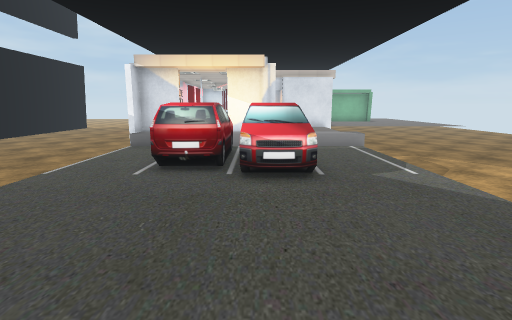
[1] (above)

24 first-person views from a walk through a Unity game level. The camera is 1.5 m above the floor, tilts 10° down and sees 80° across. Doors are open. The floor is counted in squares, 1 m on a side. Each view is taken from the middle of a square. On the plan, view 1 faces up. The plan holds only what a view shows up to about 15 squares ahead; the rest is blank. The place goes on beyond the plan. The player character is not drawn. Some animated figures are not drawn. Some surface patterns are stand-ins.

[2]
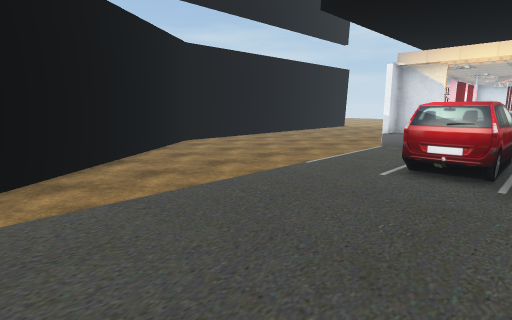

[3]
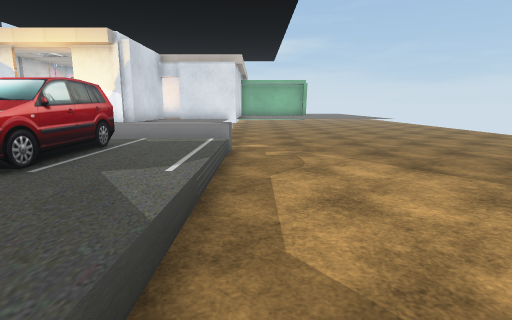

[4]
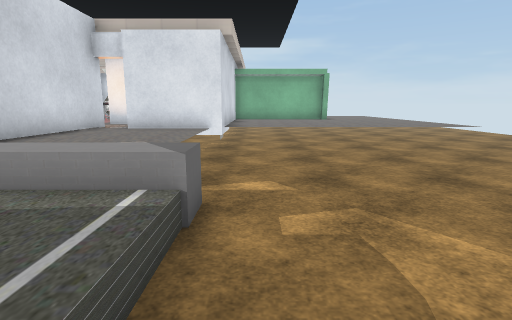

[5]
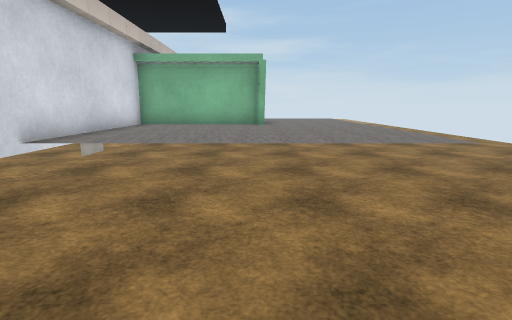

[6]
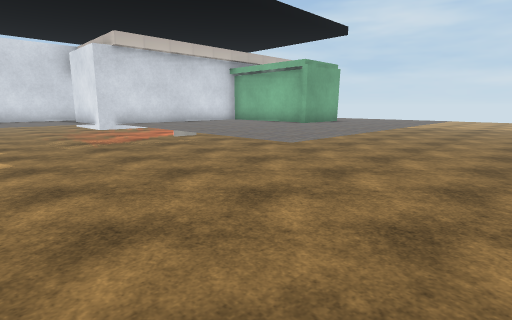

[7]
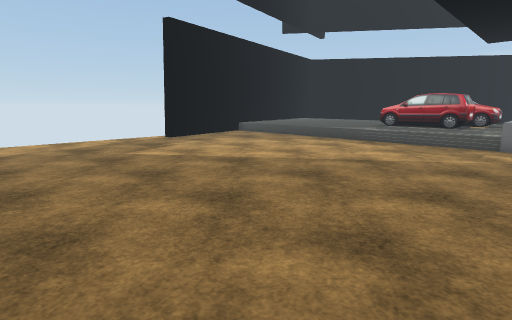

[8]
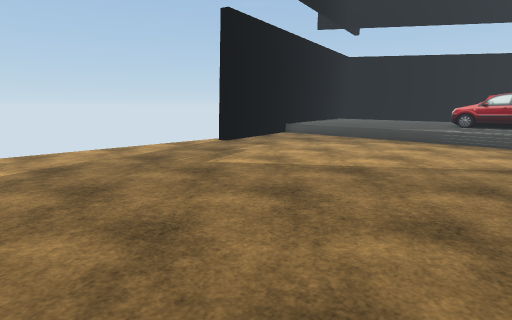

[9]
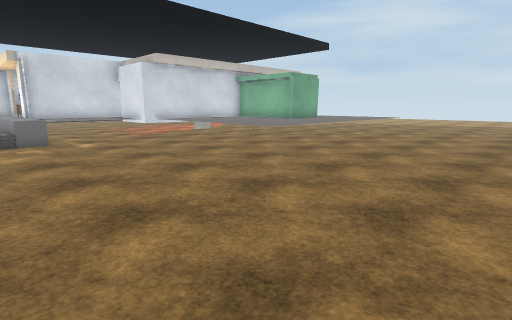

[10]
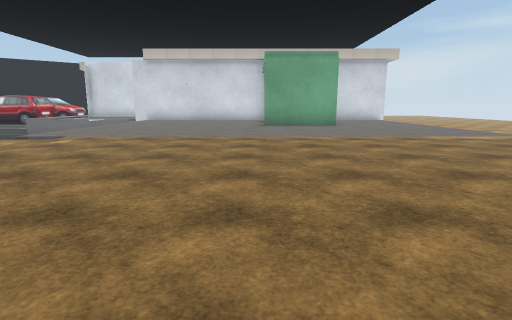

[11]
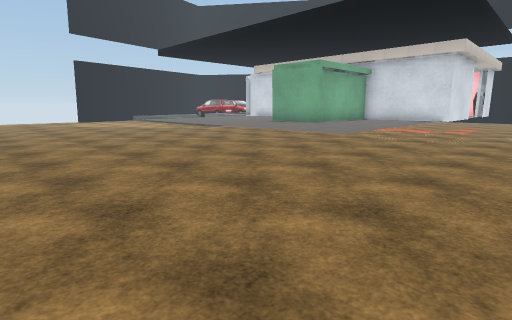

[12]
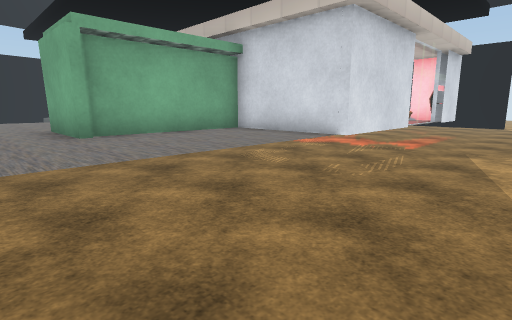

[13]
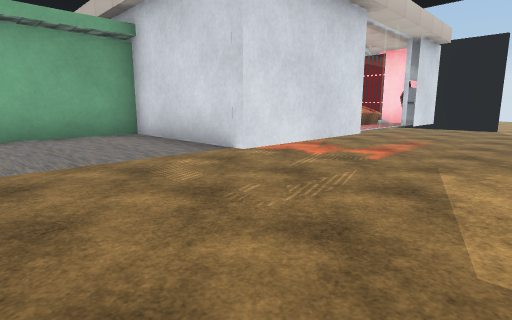

[14]
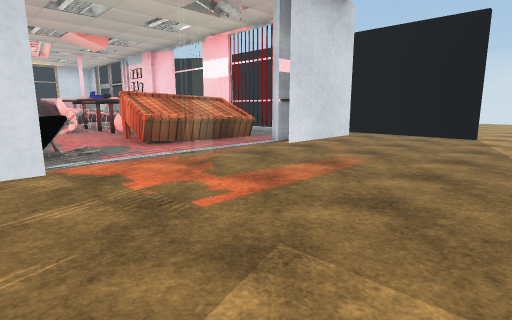

[15]
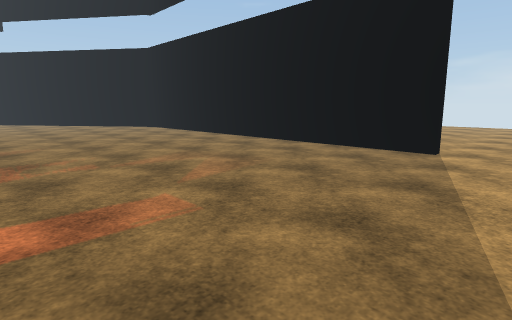

[16]
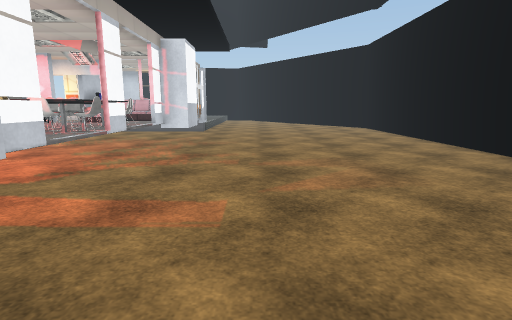

[17]
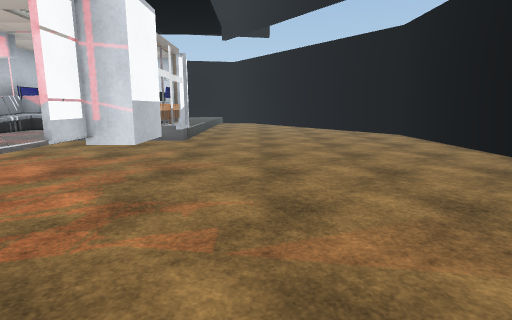

[18]
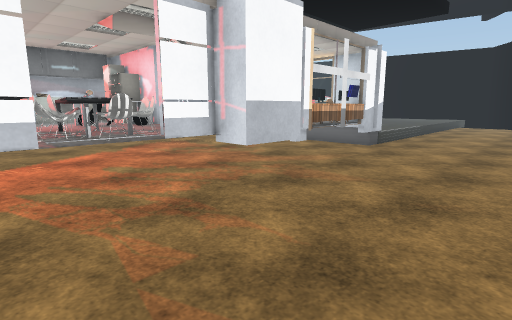

[19]
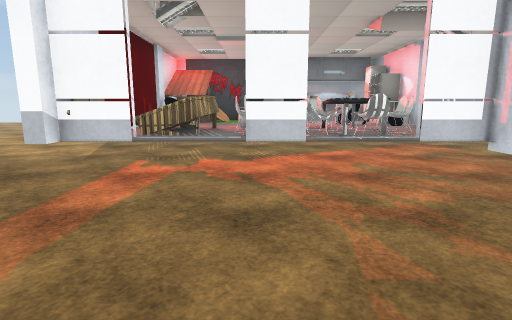

[20]
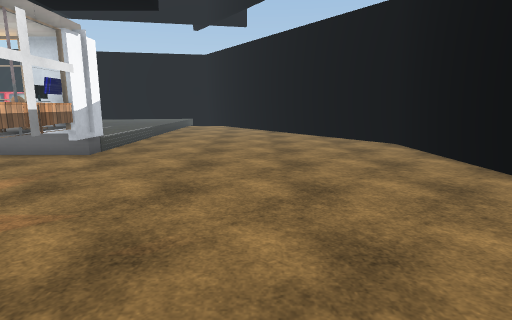

[21]
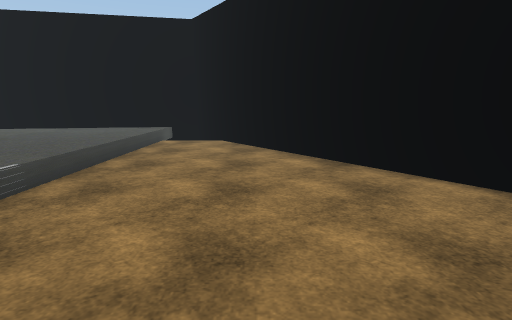

[22]
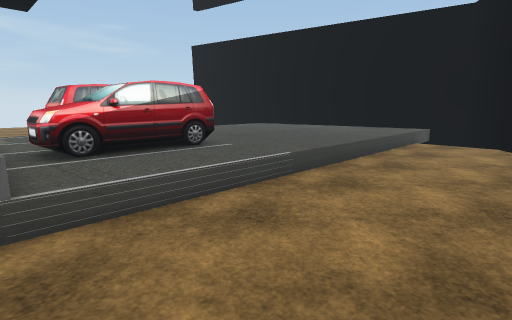

[23]
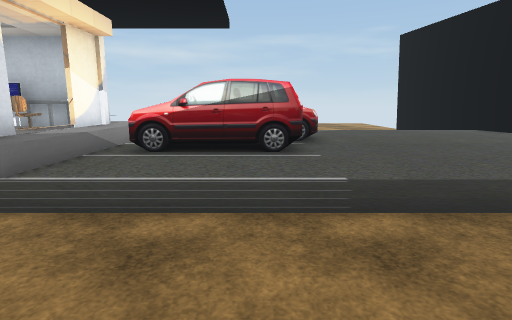

[24]
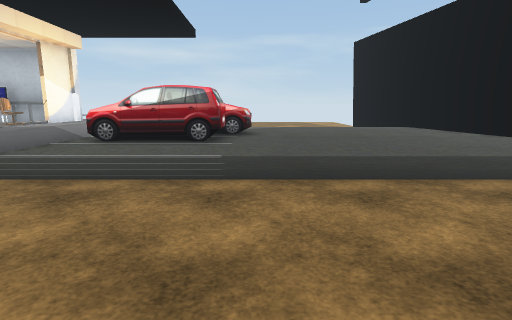

### Floor plan
Key: @ floor where view 1 was taken; # wall or solid block; x gap in a wall; . main floor; : floor 0.5 m higher than the main floor; + floor 1 m higher than the main floor; / step, stairs or slope; D open door; = window, fence, low wall or low ledge; ^ raised ledge; v drop or lower ground; C chair; T table; H thing the floor can be seen under or through; F fridge; M monitor; E desk; B box; O other object.
Columns run from 16 left of view 1 to 18 right of it. Each row starts with its distance up from view 1.
 31     ..................... ....... .
 30 ..................................
 29 ...................................
 28 #..........HHH  HHH##..............
 27 #..........HHH+HH####^^^^^^^^......
 26 #..........x+  ++BBOO^^^^^^^^......
 25 #..........O++T++++ O^^^^^^^^......
 24 #..........#COOT+   #####^^^^......
 23 #..........##CCT    D####^^^^.....
 22 #..........#CCTC++  O^^^^^^^^......
 21 #..........#TCOTOT+ O^^^^^^^^.....
 20 #..........O#+++TFFOO^^^^^^^^.....
 19 #..........O   OOOOOO^^^^^^^^.....
 18 #..........O  ##++OO#^^^^^^^^.....
 17 #..........####D D###^^^^^^^.......
 16 #..........#M= TO+++...............
 15 #..........#O   M+++...............
 14 #..........#O  CT+++...............
 13 #..........#E==TO+++...............
 12 #..........#++++++++v..............
 11 #........../::OO::::/.............
 10 #........../::OOOO::/..............
  9 ##........./::OOOO::/.............
  8  ##......../::OOOO::/..............
  7   ##......./::OOOO::/..............
  6    #......./::::OO::/..............
  5    ##....../::::::::/..............
  4     ##...../::::::::/..............
  3      ##..../::::::::/..............
  2       #..../::::::::/.............
  1       ##.../::::::::/ ............
  0        ##../::::@:::/  ...........
 -1         #../::::::::######........
 -2         ##  :::######
 -3          #######

Positions as (right, up) in squares from view 1, and headings:
1: (0, 0), facing up
2: (0, 0), facing up-left
3: (5, 2), facing up
4: (5, 8), facing up
5: (8, 12), facing up
6: (15, 13), facing up-left
7: (17, 13), facing down-left
8: (18, 10), facing down-left
9: (18, 10), facing up-left
10: (18, 22), facing left
11: (18, 31), facing down-left
12: (10, 31), facing down-left
13: (7, 31), facing down-left
14: (1, 31), facing down-left
15: (-5, 31), facing down-left
16: (-8, 31), facing down
17: (-8, 26), facing down
18: (-10, 24), facing down-right
19: (-10, 24), facing right
20: (-10, 22), facing down
21: (-9, 12), facing down
22: (-9, 12), facing down-right
23: (-9, 8), facing right
24: (-11, 6), facing right
